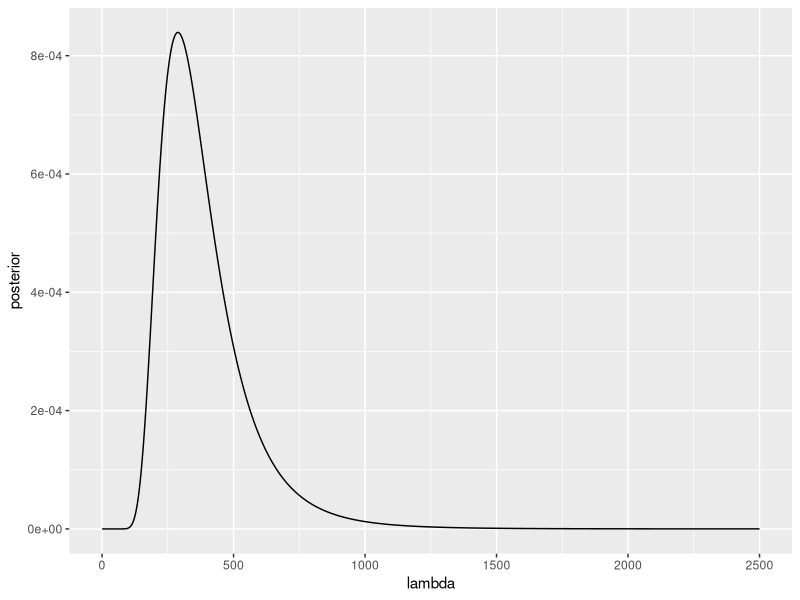

Reproduce this figure in R.

command.arguments <- commandArgs(trailingOnly = TRUE);
output.directory  <- command.arguments[1];

####################################################################################################
setwd(output.directory);
library(LearnBayes);
library(ggplot2);

####################################################################################################
### 3.9.8(a)
num.of.points <- 1e+4;
lambda <- 2500 * seq(1,num.of.points,1) / num.of.points;
cmpnt1 <-  pexp(q = 100, rate = 1/lambda)^3;
cmpnt2 <-  dexp(x = 100, rate = 1/lambda);
cmpnt3 <- (pexp(q = 300, rate = 1/lambda) - pexp(q = 100, rate = 1/lambda))^3;
cmpnt4 <-  dexp(x = 300, rate = 1/lambda);
cmpnt5 <-  pexp(q = 300, rate = 1/lambda, lower.tail = FALSE)^4;

prior      <- 1;
likelihood <- cmpnt1 * cmpnt2 * cmpnt3 * cmpnt4 * cmpnt5;
posterior  <- prior * likelihood;
posterior  <- posterior / sum(posterior);

png("Fig1_posterior.png");
qplot(
	data = data.frame(lambda = lambda, posterior = posterior),
	x    = lambda,
	y    = posterior,
	geom = "line"
	);
dev.off();

### 3.9.8(b)
posterior.mean <- sum(posterior * lambda);
posterior.var  <- sum(posterior * (lambda - posterior.mean)^2);
posterior.sd   <- sqrt(posterior.var);

posterior.mean;
posterior.var;
posterior.sd;

### 3.9.8(c)
sum(posterior[300 < lambda & lambda < 500]);
